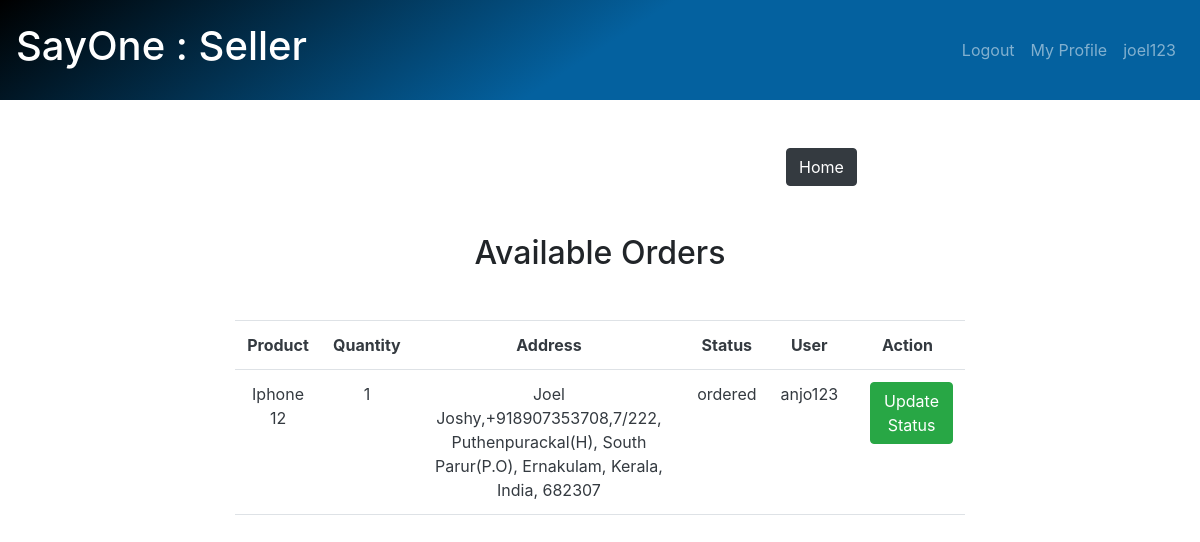
Page /seller/orders (signed in) on the committed database.
### customer/models.py (models this page shows)
class Orders(models.Model):
    product = models.ForeignKey(Products, on_delete=models.CASCADE)
    user = models.CharField(max_length=100)
    address = models.TextField()
    seller = models.CharField(max_length=250, default=None)
    quantity = models.IntegerField(default=1)
    price = models.FloatField(default=10000)
    options = (
        ("pending","pending"),
        ("ordered", "ordered"),
        ("packed", "packed"),
        ("shipped", "shipped"),
        ("delivered", "delivered"),
        ("cancelled", "cancelled")
    )
    status = models.CharField(max_length=120, choices=options, default="pending")
    date = models.DateField(auto_now=True)

### seller/models.py (models this page shows, shortened)
class Products(models.Model):
    user = models.ForeignKey(User, on_delete=models.CASCADE)
    product_name = models.CharField(max_length=250)
    image = models.ImageField(upload_to='images')
    description = models.TextField()
    price = models.FloatField()
    stock = models.IntegerField()
    category = models.CharField(max_length=50)
    brand = models.ForeignKey(Brand,on_delete=models.CASCADE,null=True)
    ram = models.CharField(max_length=50)
    storage = models.CharField(max_length=50)
    color = models.CharField(max_length=50)
    offer = models.FloatField()

### seller/views.py (the view)
# urls.py: path('orders', login_required(views.OrderListView.as_view(), login_url='seller_login'), name='orderlist'),
class OrderListView(ListView):
    model = Orders
    template_name = 'orderlist.html'
    context_object_name = 'orders'
    def get_queryset(self):
        return self.model.objects.filter(seller=self.request.user).exclude(status='cancelled')

### seller/templates/orderlist.html (shortened to what this page needs)
{%extends 'seller_base.html'%}
{% block content %}
        <div class="container " style="padding-top:100px;">
        <div class="row mt-5">
            <div class="row">
                <div class="col-4"></div>
                <div class="col-4"></div>
                <div class="col-4">
                     <a href="{%url 'base'%}"><button class="btn btn-dark">Home</button></a>
                </div>
            </div>
        </div>
        <div class="row">
            <div class="col-2"></div>
            <div class="col-8">
                <h2 class="text-center mt-5">Available Orders</h2>
                <table class="table text-dark mt-5 text-center">
                    <tr>
                        <th>Product</th>
                        <th>Quantity</th>
                        <th>Address</th>
                        <th>Status</th>
                        <th>User</th>
                        <th>Action</th>
                    </tr>
                    {%if orders%}
                    {%for order in orders%}
                    <tr>
                        <td>{{order.product.product_name}}</td>
                        <td>{{order.quantity}}</td>
                        <td>{{order.address}}</td>
                         <td>{{order.status}}</td>
                        <td>{{order.user}}</td>
                        <td class="text-white">
                            <a href="{%url 'update_order' order.id%}" class="btn btn-success ms-2">Update Status</a>
                    </td>
                    </tr>
                    {%endfor%}
                    {%endif%}
                </table>
            </div>
            <div class="col-2"></div>
        </div>
    </div>
{%endblock%}

### seller/templates/seller_base.html (shortened to what this page needs)
<!DOCTYPE html>
<html lang="en">
<head>
        <link href="https://cdn.jsdelivr.net/npm/bootstrap@5.1.0/dist/css/bootstrap.min.css" rel="stylesheet">
    <link rel="stylesheet" href="https://maxcdn.bootstrapcdn.com/bootstrap/4.5.2/css/bootstrap.min.css">
</head>
<body>
<nav class="navbar navbar-expand-sm  navbar-dark fixed-top" style="height:100px;background-image: linear-gradient(147deg, #000000 0%, #04619f 50%);">
        <a class="navbar-brand" href="{%url 'base'%}"><h1>SayOne : Seller</h1></a>
              <ul class="navbar-nav ml-auto">
                  {% if user.is_authenticated %}
                    <li class="nav-item">
                        <a class="nav-link" href="{% url 'seller_logout' %}">Logout</a>
                    </li>
                    <li class="nav-item">
                        <a class="nav-link" href="{% url 'seller_profile' %}">My Profile</a>
                    </li>
                    <li class="nav-item">
                        <a class="nav-link" href="#">{{user}}</a>
                    </li>
                  {% else %}
                    <li class="nav-item">
                        <a class="nav-link" href="{% url 'seller_login' %}">Login</a>
                    </li>
                  {% endif %}
              </ul>
    </nav>
</body>
{% block content %}
{% endblock %}
</html>

### rows in the picture
Orders: product.product_name "Iphone 12", quantity "1", address "Joel Joshy,+918907353708,7/222, Puthenpurackal(H), South Parur(P.O), Ernakulam, Kerala, India, 682307", status "ordered", user "anjo123"

### other values in the picture
{{ user }} "joel123"
